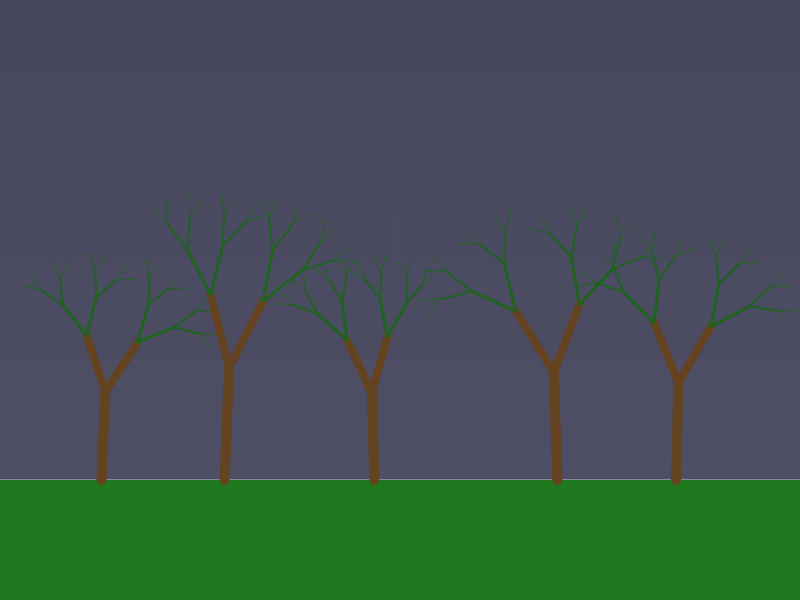
Frame 1 (no input)
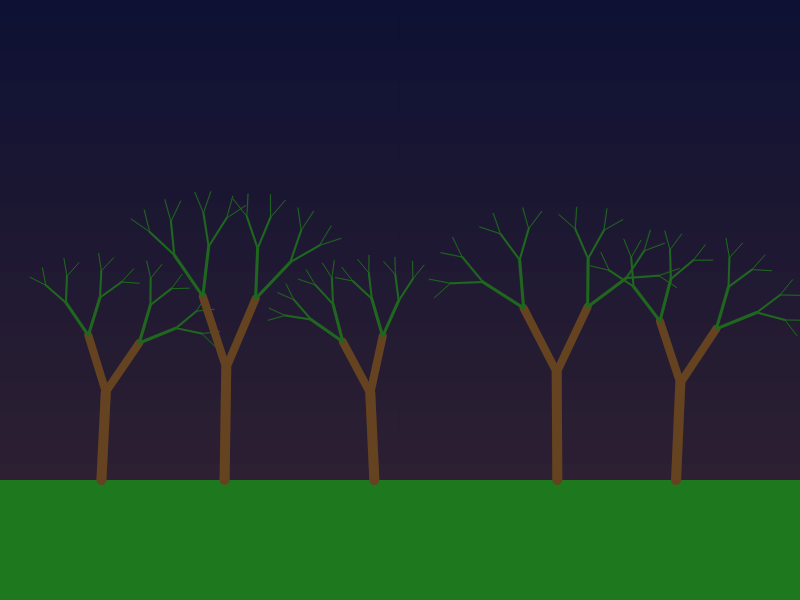
Frame 60 (no input)
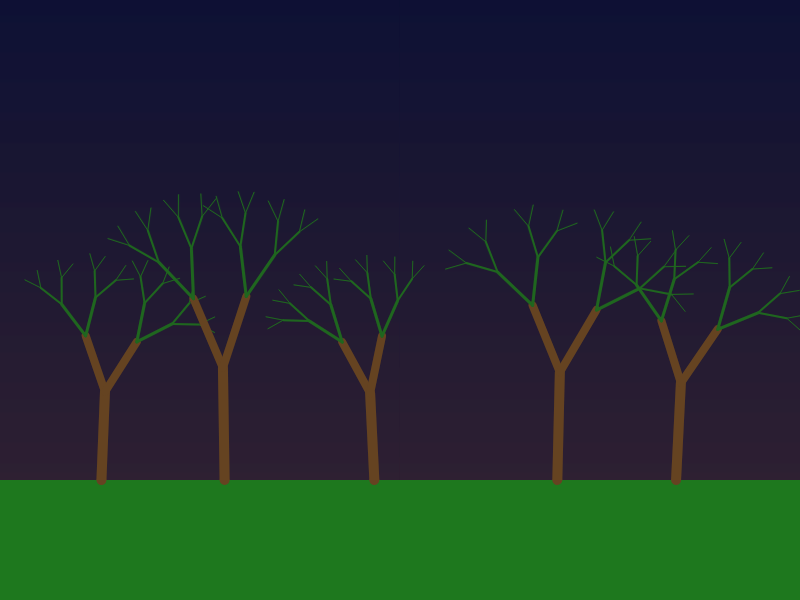
Frame 120 (the mouse pressed at the canvas centre since frame 60)

The p5.js sketch that drew these frames (run headless with seeded random() and noise() and a simulated clock; from frame 60 on, the mouse is pressed at the canvas centre):

// p5.js sketch
// ── sketch.js
// 定义全局变量
let sunY; // 太阳的Y坐标
let sunSize = 80; // 太阳大小
let sunSpeed = 0.5; // 太阳上升速度
let trees = []; // 存储树的数组
let numTrees = 5; // 树的数量
let groundHeight; // 地面高度
let time = 0; // 用于树的摇曳效果

// 设置函数，在程序开始时运行一次
function setup() {
  // 创建画布
  createCanvas(800, 600);
  
  // 初始化太阳位置（画布底部以下）
  sunY = height + sunSize/2;
  
  // 设置地面高度
  groundHeight = height * 0.8;
  
  // 创建树
  for (let i = 0; i < numTrees; i++) {
    // 在地面上随机位置创建树
    let x = map(i, 0, numTrees-1, width*0.1, width*0.9) + random(-50, 50);
    trees.push({
      x: x,
      y: groundHeight,
      size: random(80, 120),
      branchAngle: random(0.3, 0.5)
    });
  }
}

// 绘制函数，每帧运行一次
function draw() {
  // 更新太阳位置
  sunY -= sunSpeed;
  if (sunY < -sunSize/2) {
    // 当太阳完全离开画面顶部时，重置到底部
    sunY = height + sunSize/2;
  }
  
  // 计算太阳高度比例（0表示在底部，1表示在顶部）
  let sunProgress = map(sunY, height + sunSize/2, -sunSize/2, 0, 1);
  
  // 绘制天空渐变背景
  drawSky(sunProgress);
  
  // 绘制太阳
  drawSun(sunProgress);
  
  // 绘制地面
  drawGround();
  
  // 绘制树
  time += 0.01; // 增加时间用于树的摇曳效果
  for (let tree of trees) {
    drawFractalTree(tree.x, tree.y, tree.size, -HALF_PI, tree.branchAngle, 5);
  }
}

// 绘制天空渐变背景
function drawSky(progress) {
  // 根据太阳位置计算天空颜色
  // 从深蓝色(夜晚)到浅蓝色(白天)再到带暖色调的亮白色(日出/日落)
  let skyTopColor, skyBottomColor;
  
  if (progress < 0.3) {
    // 夜晚到日出
    let t = map(progress, 0, 0.3, 0, 1);
    skyTopColor = lerpColor(color(10, 10, 40), color(40, 60, 120), t);
    skyBottomColor = lerpColor(color(20, 20, 50), color(200, 100, 50), t);
  } else if (progress < 0.7) {
    // 日出到正午
    let t = map(progress, 0.3, 0.7, 0, 1);
    skyTopColor = lerpColor(color(40, 60, 120), color(100, 150, 255), t);
    skyBottomColor = lerpColor(color(200, 100, 50), color(180, 220, 255), t);
  } else {
    // 正午到傍晚
    let t = map(progress, 0.7, 1, 0, 1);
    skyTopColor = lerpColor(color(100, 150, 255), color(40, 60, 120), t);
    skyBottomColor = lerpColor(color(180, 220, 255), color(200, 100, 50), t);
  }
  
  // 绘制渐变天空
  for (let y = 0; y < groundHeight; y++) {
    let inter = map(y, 0, groundHeight, 0, 1);
    let c = lerpColor(skyTopColor, skyBottomColor, inter);
    stroke(c);
    line(0, y, width, y);
  }
}

// 绘制太阳
function drawSun(progress) {
  // 根据太阳位置计算颜色
  let sunColor;
  if (progress < 0.3 || progress > 0.7) {
    // 日出或日落时太阳呈橙红色
    sunColor = color(255, 150, 50);
  } else {
    // 白天太阳呈黄白色
    sunColor = color(255, 255, 200);
  }
  
  // 绘制太阳光晕
  noStroke();
  for (let i = 5; i > 0; i--) {
    let alpha = map(i, 0, 5, 50, 150);
    fill(red(sunColor), green(sunColor), blue(sunColor), alpha);
    ellipse(width/2, sunY, sunSize * (1 + i * 0.2));
  }
  
  // 绘制太阳本体
  fill(sunColor);
  ellipse(width/2, sunY, sunSize);
}

// 绘制地面
function drawGround() {
  // 绘制地面
  noStroke();
  fill(30, 120, 30); // 绿色地面
  rect(0, groundHeight, width, height - groundHeight);
}

// 绘制分形树
function drawFractalTree(x, y, len, angle, branchAngle, depth) {
  if (depth === 0) return;
  
  // 计算树枝摇曳效果
  let windEffect = map(sin(time + x * 0.01), -1, 1, -0.05, 0.05);
  let thisAngle = angle + windEffect * (6 - depth); // 风的影响在顶部更明显
  
  // 计算树枝末端坐标
  let endX = x + len * cos(thisAngle);
  let endY = y + len * sin(thisAngle);
  
  // 根据深度设置树枝颜色和粗细
  if (depth > 3) {
    // 树干和主要分支
    strokeWeight(depth * 2);
    stroke(101, 67, 33); // 棕色
  } else {
    // 小树枝和叶子
    strokeWeight(depth);
    // 根据太阳位置调整叶子颜色
    let progress = map(sunY, height + sunSize/2, -sunSize/2, 0, 1);
    let leafColor = lerpColor(color(30, 100, 30), color(60, 150, 60), progress);
    stroke(leafColor);
  }
  
  // 绘制树枝
  line(x, y, endX, endY);
  
  // 递归绘制分支
  let newLen = len * 0.67; // 每个分支长度缩小
  drawFractalTree(endX, endY, newLen, thisAngle - branchAngle, branchAngle, depth - 1);
  drawFractalTree(endX, endY, newLen, thisAngle + branchAngle, branchAngle, depth - 1);
}

// 鼠标点击事件 - 重置太阳位置
function mousePressed() {
  sunY = height + sunSize/2; // 重置太阳到底部
}
